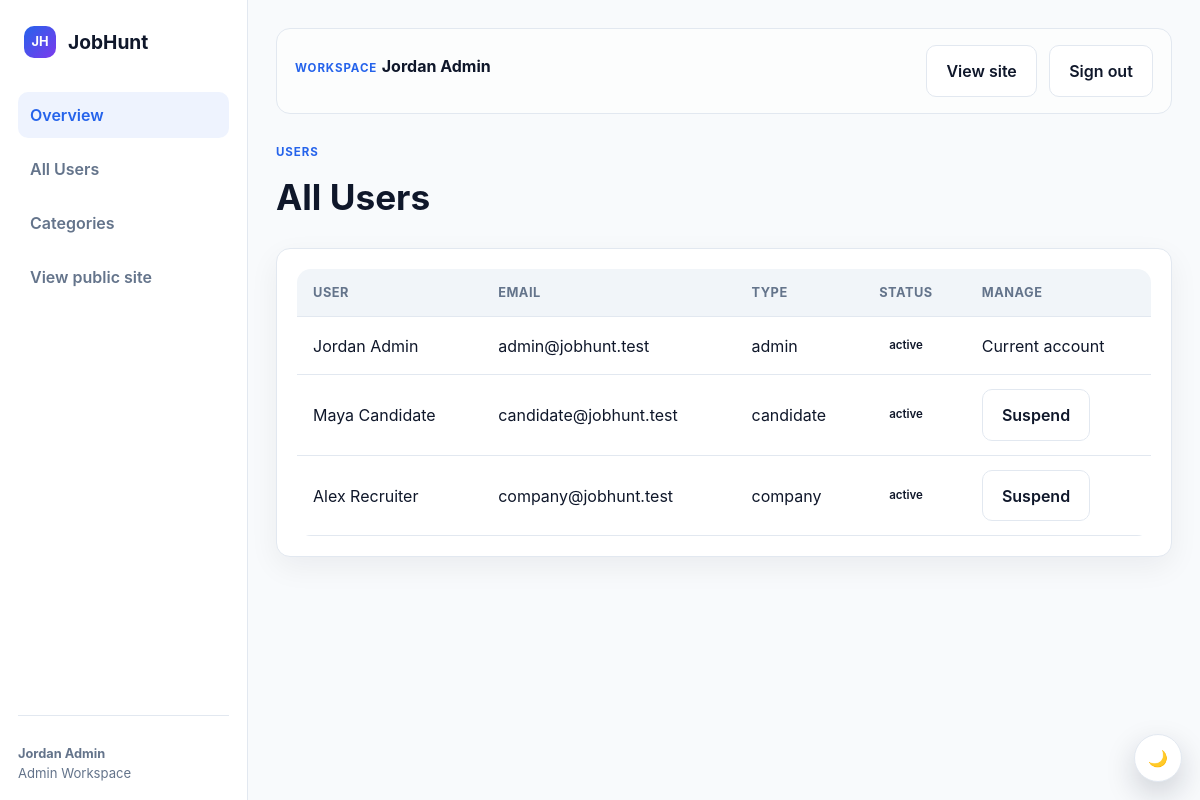
/index.php?page=admin-users (signed in), run on the app's committed database.
### tables this page shows
CREATE TABLE users (
    id INT AUTO_INCREMENT PRIMARY KEY,
    role_id INT NOT NULL,
    full_name VARCHAR(120) NOT NULL,
    email VARCHAR(160) NOT NULL UNIQUE,
    password_hash VARCHAR(255) NOT NULL,
    status ENUM('active','pending','suspended','deleted') NOT NULL DEFAULT 'pending',
    email_verified_at TIMESTAMP NULL,
    created_at TIMESTAMP DEFAULT CURRENT_TIMESTAMP,
    updated_at TIMESTAMP DEFAULT CURRENT_TIMESTAMP ON UPDATE CURRENT_TIMESTAMP,
    CONSTRAINT fk_users_role FOREIGN KEY (role_id) REFERENCES roles(id)
);

CREATE TABLE roles (
    id INT AUTO_INCREMENT PRIMARY KEY,
    name VARCHAR(50) NOT NULL UNIQUE,
    description VARCHAR(255) DEFAULT NULL,
    created_at TIMESTAMP DEFAULT CURRENT_TIMESTAMP
);

### public/index.php (called while the page is built, shortened)
<?php
require dirname(__DIR__) . '/config/app.php';
$page = $_GET['page'] ?? 'home';
$controller = new PageController();
$controller->handle($page);

### app/Models/JobHuntData.php (called while the page is built, shortened)
<?php
class JobHuntData
{
    public static function allUsers(): array
    {
        return Database::connection()->query(
            'SELECT u.id, u.full_name AS name, u.email, r.name AS type, u.status
             FROM users u JOIN roles r ON r.id = u.role_id ORDER BY u.created_at DESC'
        )->fetchAll();
    }
}

### config/app.php (called while the page is built, shortened)
<?php
function h($value, int $flags = ENT_QUOTES, string $encoding = 'UTF-8'): string
{
    return htmlentities((string) $value, $flags, $encoding);
}
return [
    'app_name' => 'JobHunt',
    'app_tagline' => "Let's Find Your Next Job.",
    'base_path' => dirname(__DIR__),
    'public_path' => dirname(__DIR__) . '/public',
    'base_url' => '/tests/jobhunt/public',
    'env' => 'development',
    'debug' => true,
    'roles' => ['candidate', 'company', 'admin'],
];

### resources/views/admin/users.php (the view, shortened to what this page needs)
<!DOCTYPE html>
<html lang="en">
<head>
    <link rel="stylesheet" href="assets/css/styles.css" />
</head>
<body>
    <div class="app-shell">
        <?php require __DIR__ . '/../components/admin-sidebar.php'; ?>
        <main class="app-main">
            <?php require __DIR__ . '/../components/topbar.php'; ?>
            <div class="page-header">
                <div class="kicker">Users</div>
                <h1>All Users</h1>
            </div>
            <div class="card">
                <div class="table-wrap">
                    <table>
                        <thead><tr><th>User</th><th>Email</th><th>Type</th><th>Status</th><th>Manage</th></tr></thead>
                        <tbody>
                            <?php foreach ($users as $user): ?>
                                <tr>
                                    <td><?php echo h($user['name']); ?></td>
                                    <td><?php echo h($user['email']); ?></td>
                                    <td><?php echo h($user['type']); ?></td>
                                    <td><span class="status-pill"><?php echo h($user['status']); ?></span></td>
                                    <td>
                                        <?php if ((int) $user['id'] !== (int) $_SESSION['user']['id']): ?>
                                            <form method="post" action="index.php?page=admin-users" class="inline-form">
                                                <button class="btn btn-secondary" type="submit"><?php echo $user['status'] === 'suspended' ? 'Reactivate' : 'Suspend'; ?></button>
                                            </form>
                                        <?php else: ?>Current account<?php endif; ?>
                                    </td>
                                </tr>
                            <?php endforeach; ?>
                        </tbody>
                    </table>
                </div>
            </div>
        </main>
    </div>
</body>
</html>

### public/assets/css/styles.css (style rules this page uses)
:root { --brand-950: #101828; --brand-700: #1D4ED8; --brand-600: #2563EB; --brand-100: #DBEAFE; --surface: #FFFFFF; --canvas: #F8FAFC; --surface-muted: #F1F5F9; --border: #E2E8F0; --text-primary: #0F172A; --text-secondary: #64748B; --success: #16A34A; --warning: #F59E0B; --danger: #DC2626; --info: #0EA5E9; --ai-accent: #7C3AED; --shadow-soft: 0 10px 30px rgba(15, 23, 42, 0.06); --radius-card: 14px; --radius-input: 10px; }
body { transition: background-color .25s ease, color .25s ease; }
* { box-sizing: border-box; }
html { scroll-behavior: smooth; }
body { margin: 0; font-family: Inter, "Segoe UI", sans-serif; background: var(--canvas); color: var(--text-primary); line-height: 1.5; }
button, input, select, textarea { font: inherit; }
.btn { border: 1px solid transparent; border-radius: 10px; padding: 0.8rem 1.2rem; font-weight: 600; cursor: pointer; transition: 0.2s ease; display: inline-flex; align-items: center; justify-content: center; gap: 8px; text-decoration: none; }
.btn-secondary { background: var(--surface); border-color: var(--border); color: var(--text-primary); }
.kicker { display: inline-block; color: var(--brand-600); font-weight: 700; letter-spacing: 0.08em; font-size: 0.72rem; text-transform: uppercase; margin-bottom: 10px; }
.card { background: var(--surface); border: 1px solid var(--border); border-radius: var(--radius-card); box-shadow: var(--shadow-soft); padding: 20px; }
.app-shell { display: grid; grid-template-columns: 248px minmax(0, 1fr); min-height: 100vh; background: var(--canvas); }
.app-main { padding: 28px; }
.page-header { margin-bottom: 24px; }
.page-header h1 { font-size: 2.2rem; margin: 0 0 8px; }
.table-wrap { overflow-x: auto; }
table { width: 100%; border-collapse: collapse; background: var(--surface); border-radius: 14px; overflow: hidden; }
th, td { padding: 14px 16px; border-bottom: 1px solid var(--border); text-align: left; }
th { background: var(--surface-muted); color: var(--text-secondary); font-size: 0.8rem; text-transform: uppercase; letter-spacing: 0.04em; }
.status-pill { display: inline-flex; padding: 0.38rem 0.62rem; border-radius: 999px; font-weight: 600; font-size: 0.72rem; }
.inline-form { display: inline-flex; align-items: center; gap: 8px; }
.card, .job-card, .about-path-card, .company-card, .metric-card, .btn, .nav-item, .company-logo, .skill-tag { transition: transform .2s ease, box-shadow .2s ease, border-color .2s ease, background-color .2s ease; }
.reveal { opacity: 0; transform: translateY(18px); }
.reveal.is-visible { opacity: 1; transform: translateY(0); transition: opacity .55s ease, transform .55s ease, box-shadow .2s ease, border-color .2s ease; }

### data on the page
users: full_name "Jordan Admin", email "admin@jobhunt.test", role.name "admin", status "active", shows "Current account"
users: full_name "Maya Candidate", email "candidate@jobhunt.test", role.name "candidate", status "active", shows "Suspend"
users: full_name "Alex Recruiter", email "company@jobhunt.test", role.name "company", status "active", shows "Suspend"

### other printed values
$_SESSION['user']['name'] "Jordan Admin"
